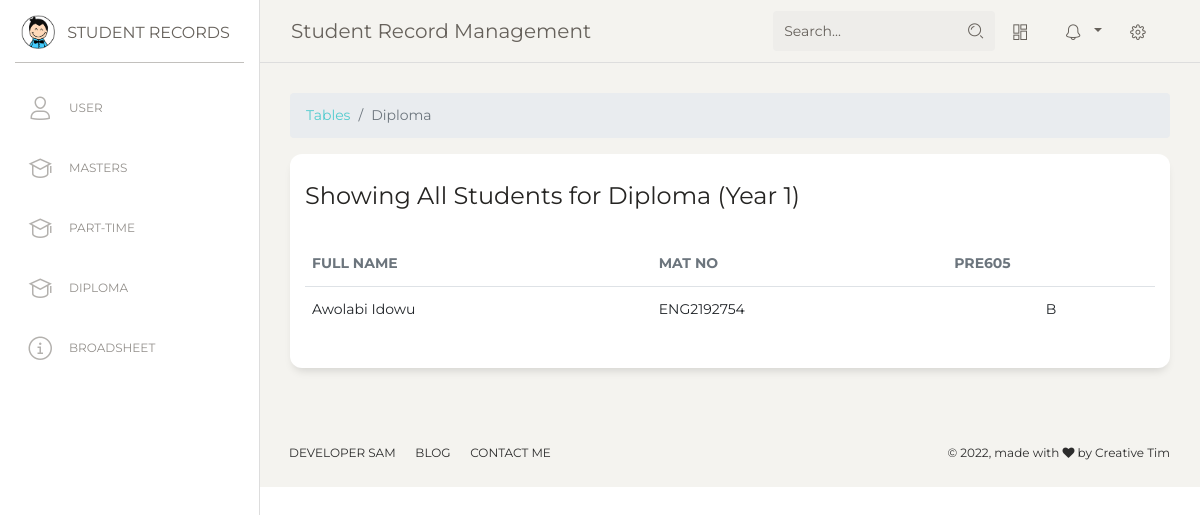
Page /students/result.php?prog=diploma&c=1.1 on the earlier database version.
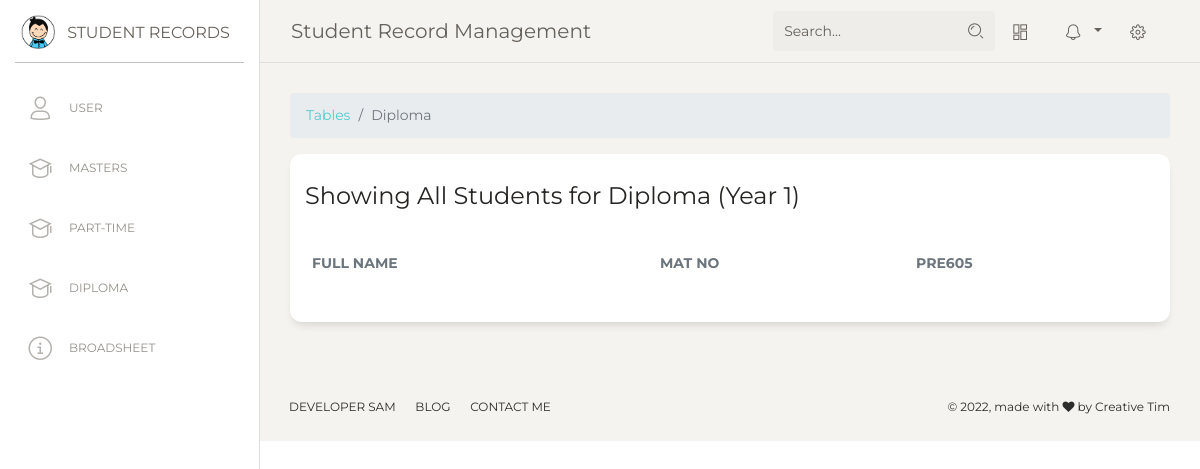
Same page on the later database version.
### tables this page shows
CREATE TABLE `diploma_courses` (
  `id` int(11) NOT NULL,
  `course_id` varchar(11) NOT NULL,
  `course_code` varchar(255) NOT NULL,
  `credit_load` int(11) NOT NULL,
  `course_name` varchar(255) NOT NULL
);

CREATE TABLE `students` (
  `id` int(11) NOT NULL,
  `full_name` text NOT NULL,
  `mat_no` text NOT NULL,
  `department` text NOT NULL,
  `course` text NOT NULL,
  `score` int(11) NOT NULL,
  `grade` text NOT NULL,
  `course_id` varchar(255) NOT NULL,
  `programme` text NOT NULL
);

### config/DB.php (called while the page is built, shortened)
<?php
    class DB {
        public $conn;
        public function __construct($host = 'localhost', $user = 'root', $password = '', $dbname = 'students') {
            $this->host = $host;
            $this->user = $user;
            $this->password = $password;
            $this->dbname = $dbname;
            $this->conn = new mysqli($this->host, $this->user, $this->password, $this->dbname) or die("Failed to connect to MySQLi" . $this->conn->connect_error);
        }
        public function getAllStudents($programme) {
            $conn = $this->conn;
            $sql = "select * from students where programme = ?";
            $stmt = $conn->prepare($sql);
            $stmt->bind_param('s', $programme);
            $stmt->execute();
            return $stmt->get_result();
        }
    }

### students/result.php (the view, shortened to what the changed rows need)
<?php
    require_once '../config/DB.php';
    $db =  new DB();
    $conn = $db->conn;
    if (isset($_GET['prog']) && isset($_GET['c'])) {
      extract($_GET);
      if ($c < 2) {
        $sql = "SELECT * FROM {$prog}_courses WHERE course_id > 1 AND course_id < 2 ORDER BY course_id ASC";
      } elseif ($c > 2) {
        $sql = "SELECT * FROM {$prog}_courses WHERE course_id > 2 ORDER BY course_id ASC" ;
        $year = 2;
      }
      $courses = $conn->query($sql)->fetch_all(MYSQLI_ASSOC);
    } else {
        header('location: ./user');
    }
?>
<?php include '../inc/head.php' ?>
<body class="">
  <div class="wrapper ">
    <div class="main-panel">
      <div class="content">
        <div class="row">
          <div class="col-md-12">
            <div class="card">
              <div class="card-body">
                <div class="table-responsive">
                  <table class="table">
                    <thead>
                        <th class="th-sm text-secondary">Full Name</th>
                        <th class="th-sm  text-secondary">Mat No</th>
                        <?php foreach($courses as $course): ?>
                            <?php extract($course) ?>
                            <th class="th-sm text-secondary">PRE<?= $course_code; ?></th>
                        <?php endforeach; ?>
                    </thead>
                    <tbody>
                      <?php $students = $db->getAllStudents($prog)->fetch_all(MYSQLI_ASSOC) ?>
                      <?php foreach($students as $student): ?>
                        <?php extract($student) ?>
                        <tr>
                          <td><?= $full_name ?></td>
                          <td><?= $mat_no ?></td>
                          <?php
                            $table_name = "{$mat_no}_table";
                            if ($c < 2) {
                              $nsql = "SELECT * FROM $table_name WHERE course_id > 1 AND course_id < 2 ORDER BY course_id ASC";
                            } elseif ($c > 2) {
                              $nsql = "SELECT * FROM $table_name WHERE course_id > 2 ORDER BY course_id ASC" ;
                            }
                            $stmt = $conn->prepare($nsql);
                            $stmt->execute();
                            $nresults =  $stmt->get_result()->fetch_all(MYSQLI_ASSOC);
                            foreach($nresults as $nresult) {
                              extract($nresult);
                              $grade =  strtoupper($grade);
                              echo "<td><center>{$grade}</center></td>";
                          }
                          ?>
                        </tr>
                      <?php endforeach; ?>
                    </tbody>
                  </table>
                </div>
              </div>
            </div>
          </div>
        </div>
      </div>
    </div>
  </div>
</body>
</html>

Differences in the rows shown:
removed students: full_name "Awolabi Idowu", mat_no "ENG2192754"
no longer on this page (row unchanged): eng2192754_table: grade "B"
